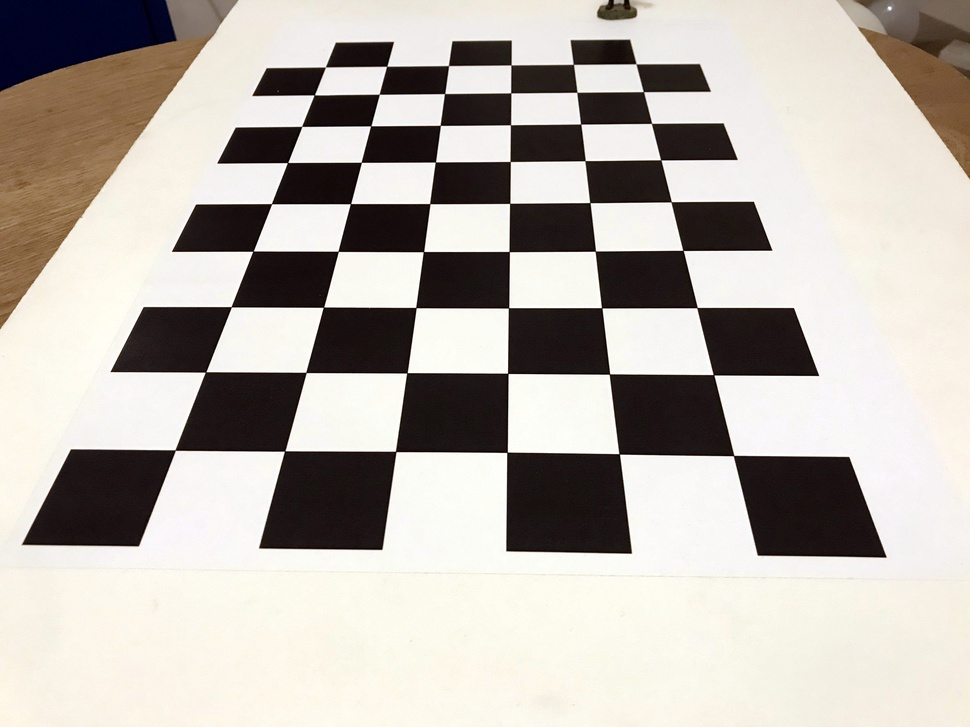
#> input picture posts/data/2021-02-17-An-Introduction-To-Augemented-Reality/chessboard.jpg, 970 x 727 px, shrunk from 4032 x 3024 before the run
$ jupyter execute --allow-errors 2021-02-17-An-Introduction-To-Augemented-Reality.ipynb
#> lines starting #> are read from the running program, lines starting #| are printed output that depends on the picture; long printed decimals are rounded
## The Context
[Augmented Reality](https://en.wikipedia.org/wiki/Augmented_reality) is a way of stitching together the virtual and real worlds.

If we have enough information about a camera, we can render virtual imagery and then composite it with captured imagery of the real world. In particular, we need information about the camera's intrinsic matrix (K) and its extrinsic matrix, which contains information about its position and attitude in the real world.

To keep things simple, I will use this chessboard-style calibration pattern to orient the pattern. The advantage of using this type of pattern is that we can accurately measure the position of each corner at the intersection between white and black squares.

## The Code
As always, let's start by importing what we need.

[cell 1]
import numpy as np
import cv2
import matplotlib.pyplot as plt
from scipy.spatial.transform import Rotation as Rot
from warnings import filterwarnings
filterwarnings('ignore')

plt.rcParams["figure.figsize"] = (10,10)

I've already calibrated the camera, which means we have both the camera matrix (K) and the camera's distortion parameters.

[cell 2]
K = np.array([[3286.9, 0.0 , 2032.8],
              [0.0   , 3282.3, 1519.1],
              [0.0   , 0.0   ,    1.0]])

dist = np.array([[2.44663616e-01],[-1.48023303e+00],[2.04607109e-03],[1.53484564e-03],[2.56349651e+00]])

Let's now load the image and find the corners.

[cell 3]
fname = 'data/2021-02-17-An-Introduction-To-Augemented-Reality/chessboard.jpg'
img = cv2.imread(fname)
#> img is the input picture: shape (727, 970, 3); mean B, G, R 172.3, 179, 185.1
gray = cv2.cvtColor(img,cv2.COLOR_BGR2GRAY)
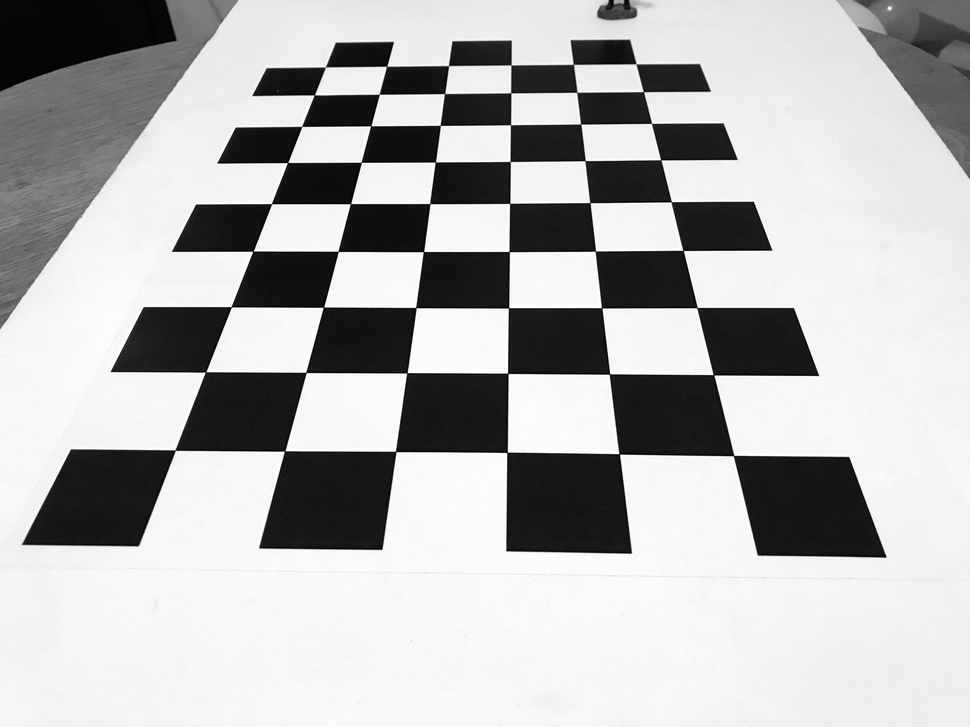
#> gray: shape (727, 970); min 0, max 255, mean 180

# Find the chess board corners
ret, points_2d = cv2.findChessboardCorners(gray, (9,6),None)
#> ret = True; points_2d = 54 rows, first 8: [175.2, 450.2], [205.5, 372.1], [231.2, 306.8], [252.9, 251.2], [271.5, 203.6], [287.6, 162.5], [301.7, 126.3], [314.3, 94.85]

#Refine the position of the corners
criteria = (cv2.TERM_CRITERIA_EPS + cv2.TERM_CRITERIA_MAX_ITER, 30, 0.001)
points_2d_precise = cv2.cornerSubPix(gray,points_2d,(11,11),(-1,-1),criteria)
#> points_2d_precise = 54 rows, first 8: [175.2, 450.1], [205.5, 371.9], [231.3, 306.7], [252.9, 251.2], [271.5, 203.7], [287.6, 162.5], [301.7, 126.4], [314.3, 94.87]

Let's now visualise the corners that we found.

[cell 4]
points_2d_precise = np.squeeze(points_2d_precise)
#> points_2d_precise = 54 pairs, first value 175.2 to 733.6, second value 63.8 to 455.5
plt.imshow(img[:,:,::-1])
plt.scatter(points_2d_precise[:,0],points_2d_precise[:,1], color='r', alpha=0.75)
plt.show()
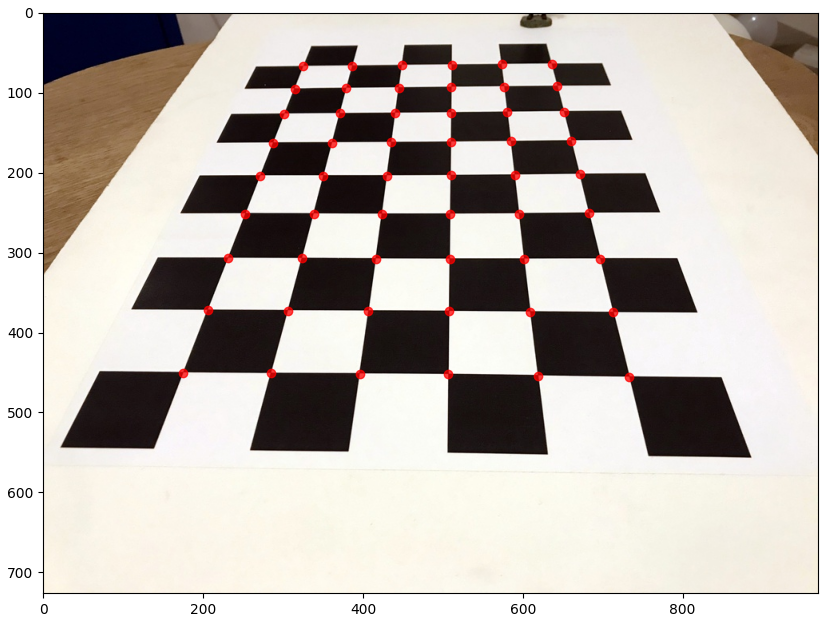
#> figure drawn by matplotlib, 1 panel

We also know the 3D location of the points in the corners because it is a flat grid.

[cell 5]
# Create a grid of points
points_3d = np.zeros((6*9,3), np.float32)
points_3d[:,:2] = np.mgrid[0:9,0:6].T.reshape(-1,2)

# Put everything in the correct shape
points_3d = np.expand_dims(points_3d,2)
points_2d_precise = np.expand_dims(points_2d_precise, 2)

Using the point correspondences and the camera's intrinsic parameters, we can solve to find the relationship between the camera's coordinate frame and the world's coordinate frame.

In this case, *rvec* is in [Rodrigues](https://en.wikipedia.org/wiki/Rodrigues%27_rotation_formula) format.

[cell 6]
ret, rvec, tvec = cv2.solvePnP(points_3d, points_2d_precise, K, dist)
#> rvec = [-0.432, -0.53, -1.68]; tvec = [-22.77, -13.86, 42.34]

[cell 7]
print(rvec)
#| [[-0.432]
#|  [-0.5302]
#|  [-1.675]]

[cell 8]
print(tvec)
#| [[-22.766]
#|  [-13.861 ]
#|  [ 42.343]]

Let's now visualise the X, Y and Z axis overlayed on top of our image.
Note that the Z-axis, in this case, is going down into the table.

[cell 9]
# project 3D points to image plane
axis = np.float32([[3,0,0], [0,3,0], [0,0,3]]).reshape(-1,3)
imgpts, jac = cv2.projectPoints(axis, rvec, tvec, K, dist)
#> imgpts = [[250.5, 273.4], [494.9, 415.2], [346.7, 622.6]]
imgpts = np.squeeze(imgpts)

plt.imshow(img[:,:,::-1])
#> (the rest of this cell did not finish here and is left out)

We have both the rotation, and the translation, which transform points from the world frame to the camera frame. From this, we can find the camera's location in the world (*Camera_C*) and orientation with respect to the world frame (*Camera_R*).

[cell 10]
r = Rot.from_rotvec(rvec[:,0])
R = r.as_matrix()
#> R = [[-0.166, 0.986, -0.0114], [-0.813, -0.13, 0.567], [0.558, 0.103, 0.823]]
t = np.array(tvec)
#> t = [-22.77, -13.86, 42.34]

We can see that the camera is located at (-4.5, 3, -5.5) units (grid squares).

[cell 11]
Camera_C = -np.dot(R.T,tvec)
#> Camera_C = [-38.67, 16.27, -27.26]
print(Camera_C)
#| [[-38.672]
#|  [ 16.269]
#|  [-27.261]]

Now let's find its orientation as a quaternion.

[cell 12]
Camera_R = Rot.from_matrix(R.T).as_quat()
#> Camera_R = [0.188, 0.23, 0.728, 0.618]
print(Camera_R)
#| [0.1877 0.2304 0.7279 0.618]
